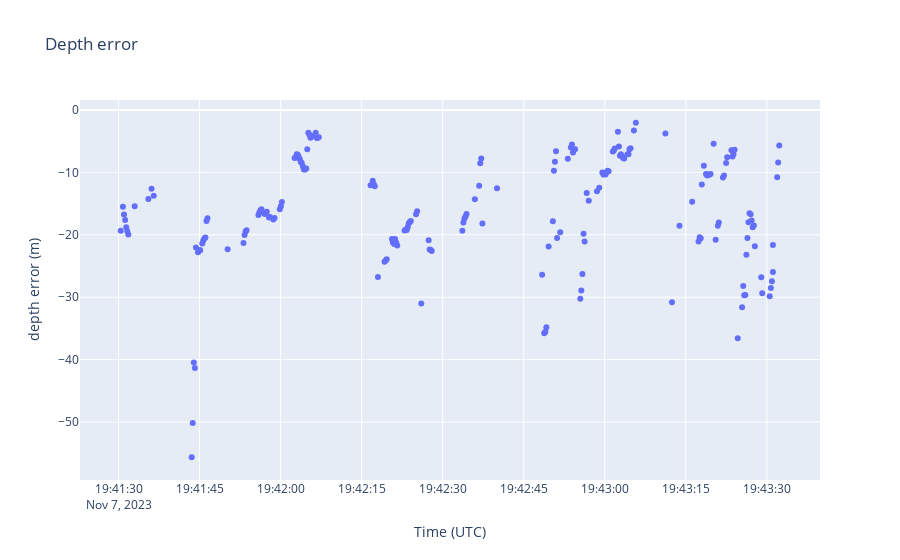
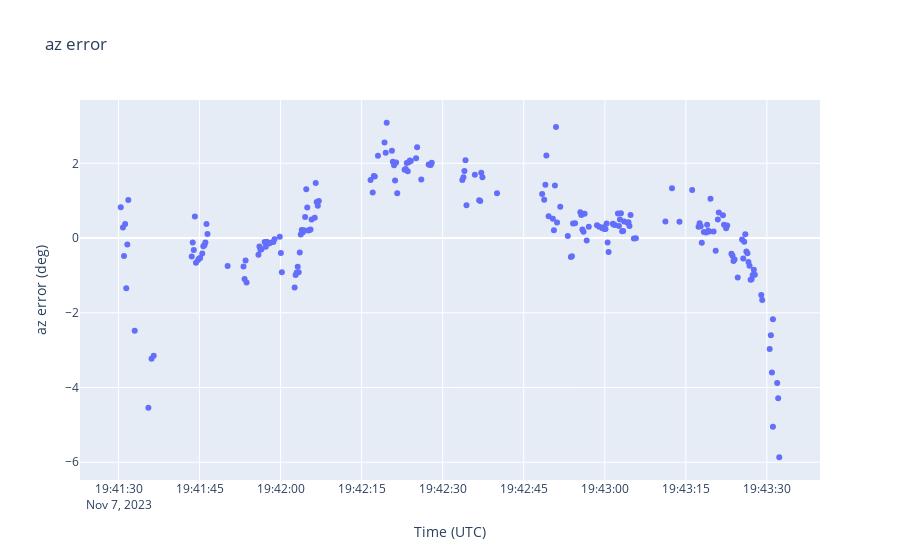

Here is the notebook cell these charts were saved with, in order:
### Code cell
# plot e and n on the same plot
fig31 = go.Figure()
fig31.add_trace(go.Scatter(x=merged['ts'], y=merged['depth_err'], 
                    mode='markers',
                    name='r_error'))

fig31.update_xaxes(title_text='Time (UTC)')
fig31.update_yaxes(title_text='depth error (m)')
fig31.update_layout(title_text='Depth error')
fig31.show()

# plot e and n on the same plot
fig30 = go.Figure()
fig30.add_trace(go.Scatter(x=merged['ts'], y=merged['az_err']+36, 
                    mode='markers',
                    name='az error'))

fig30.update_xaxes(title_text='Time (UTC)')
fig30.update_yaxes(title_text='az error (deg)')
fig30.update_layout(title_text='az error')
fig30.show()

### Figure 1 — Plotly figure (JSON) as saved in the notebook; plotly's stock layout.template omitted (floating-point values rounded to 4 significant figures; data arrays with more than 128 entries replaced by an {"elided": "..."} marker saying what was removed)
{"data": [{"mode": "markers", "name": "r_error", "type": "scatter", "x": {"elided": "203 str values"}, "y": {"elided": "203 float values"}}], "layout": {"title": {"text": "Depth error"}, "xaxis": {"title": {"text": "Time (UTC)"}}, "yaxis": {"title": {"text": "depth error (m)"}}}}

### Figure 2 — Plotly figure (JSON) as saved in the notebook; plotly's stock layout.template omitted (floating-point values rounded to 4 significant figures; data arrays with more than 128 entries replaced by an {"elided": "..."} marker saying what was removed)
{"data": [{"mode": "markers", "name": "az error", "type": "scatter", "x": {"elided": "203 str values"}, "y": {"elided": "203 float values"}}], "layout": {"title": {"text": "az error"}, "xaxis": {"title": {"text": "Time (UTC)"}}, "yaxis": {"title": {"text": "az error (deg)"}}}}
